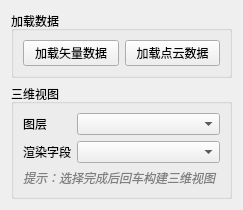
<?xml version="1.0" encoding="UTF-8"?>
<ui version="4.0">
 <class>threedview</class>
 <widget class="QWidget" name="threedview">
  <property name="geometry">
   <rect>
    <x>0</x>
    <y>0</y>
    <width>233</width>
    <height>175</height>
   </rect>
  </property>
  <property name="windowTitle">
   <string>三维视图</string>
  </property>
  <layout class="QVBoxLayout" name="verticalLayout">
   <item>
    <widget class="QGroupBox" name="adddata">
     <property name="title">
      <string>加载数据</string>
     </property>
     <layout class="QVBoxLayout" name="verticalLayout_2">
      <item>
       <layout class="QHBoxLayout" name="horizontalLayout">
        <item>
         <widget class="QPushButton" name="addvector">
          <property name="text">
           <string>加载矢量数据</string>
          </property>
         </widget>
        </item>
        <item>
         <widget class="QPushButton" name="addpointwould">
          <property name="text">
           <string>加载点云数据</string>
          </property>
         </widget>
        </item>
       </layout>
      </item>
     </layout>
    </widget>
   </item>
   <item>
    <widget class="QGroupBox" name="threeview">
     <property name="title">
      <string>三维视图</string>
     </property>
     <layout class="QFormLayout" name="formLayout_2">
      <item row="0" column="0">
       <widget class="QLabel" name="layerlabel">
        <property name="text">
         <string>图层</string>
        </property>
       </widget>
      </item>
      <item row="0" column="1">
       <widget class="QComboBox" name="layercomboBox"/>
      </item>
      <item row="1" column="0">
       <widget class="QLabel" name="label">
        <property name="text">
         <string>渲染字段</string>
        </property>
       </widget>
      </item>
      <item row="1" column="1">
       <widget class="QComboBox" name="comboBox"/>
      </item>
      <item row="2" column="0" colspan="2">
       <widget class="QLabel" name="labelTip">
        <property name="styleSheet">
         <string notr="true">color: gray; font-style: italic;</string>
        </property>
        <property name="lineWidth">
         <number>1</number>
        </property>
        <property name="text">
         <string>提示：选择完成后回车构建三维视图</string>
        </property>
       </widget>
      </item>
     </layout>
    </widget>
   </item>
  </layout>
 </widget>
 <resources/>
 <connections/>
</ui>
